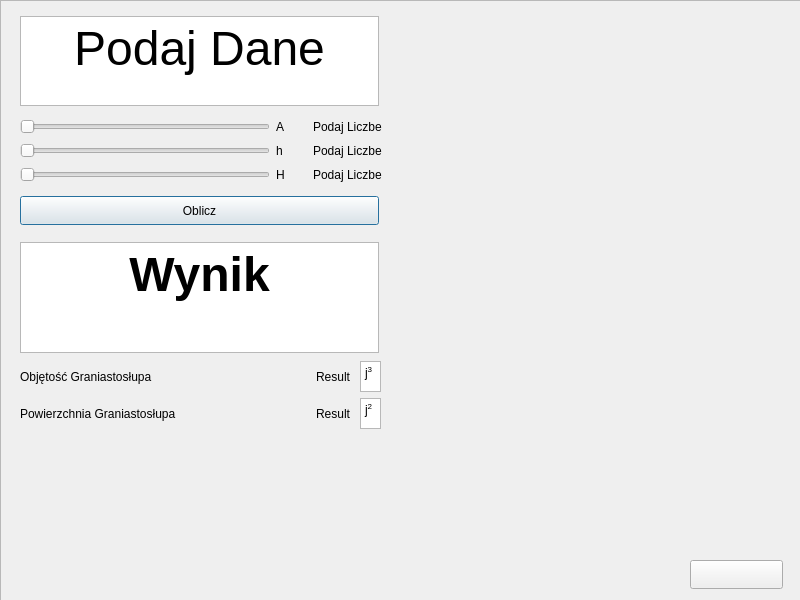
<?xml version="1.0" encoding="UTF-8"?>
<ui version="4.0">
 <class>PyramidPentagon</class>
 <widget class="QDialog" name="PyramidPentagon">
  <property name="geometry">
   <rect>
    <x>0</x>
    <y>0</y>
    <width>800</width>
    <height>600</height>
   </rect>
  </property>
  <property name="windowTitle">
   <string>Dialog</string>
  </property>
  <widget class="QWidget" name="layoutWidget">
   <property name="geometry">
    <rect>
     <x>20</x>
     <y>240</y>
     <width>361</width>
     <height>191</height>
    </rect>
   </property>
   <layout class="QVBoxLayout" name="verticalLayout_3">
    <item>
     <widget class="QTextBrowser" name="textBrowser_2">
      <property name="minimumSize">
       <size>
        <width>359</width>
        <height>111</height>
       </size>
      </property>
      <property name="maximumSize">
       <size>
        <width>359</width>
        <height>111</height>
       </size>
      </property>
      <property name="html">
       <string>&lt;!DOCTYPE HTML PUBLIC &quot;-//W3C//DTD HTML 4.0//EN&quot; &quot;http://www.w3.org/TR/REC-html40/strict.dtd&quot;&gt;
&lt;html&gt;&lt;head&gt;&lt;meta name=&quot;qrichtext&quot; content=&quot;1&quot; /&gt;&lt;meta charset=&quot;utf-8&quot; /&gt;&lt;style type=&quot;text/css&quot;&gt;
p, li { white-space: pre-wrap; }
hr { height: 1px; border-width: 0; }
li.unchecked::marker { content: &quot;\2610&quot;; }
li.checked::marker { content: &quot;\2612&quot;; }
&lt;/style&gt;&lt;/head&gt;&lt;body style=&quot; font-family:'Segoe UI'; font-size:9pt; font-weight:400; font-style:normal;&quot;&gt;
&lt;p align=&quot;center&quot; style=&quot; margin-top:0px; margin-bottom:0px; margin-left:0px; margin-right:0px; -qt-block-indent:0; text-indent:0px;&quot;&gt;&lt;span style=&quot; font-size:36pt; font-weight:700;&quot;&gt;Wynik&lt;/span&gt;&lt;/p&gt;&lt;/body&gt;&lt;/html&gt;</string>
      </property>
     </widget>
    </item>
    <item>
     <layout class="QGridLayout" name="gridLayout_6">
      <item row="0" column="0">
       <widget class="QLabel" name="label_5">
        <property name="minimumSize">
         <size>
          <width>188</width>
          <height>31</height>
         </size>
        </property>
        <property name="maximumSize">
         <size>
          <width>188</width>
          <height>31</height>
         </size>
        </property>
        <property name="text">
         <string>Objętość Graniastosłupa</string>
        </property>
       </widget>
      </item>
      <item row="0" column="1">
       <spacer name="horizontalSpacer">
        <property name="minimumSize">
         <size>
          <width>68</width>
          <height>31</height>
         </size>
        </property>
        <property name="maximumSize">
         <size>
          <width>68</width>
          <height>31</height>
         </size>
        </property>
        <property name="orientation">
         <enum>Qt::Horizontal</enum>
        </property>
        <property name="sizeHint" stdset="0">
         <size>
          <width>40</width>
          <height>20</height>
         </size>
        </property>
       </spacer>
      </item>
      <item row="0" column="2">
       <widget class="QLabel" name="labelOb">
        <property name="text">
         <string>Result</string>
        </property>
       </widget>
      </item>
      <item row="0" column="3">
       <widget class="QTextBrowser" name="textBrowser_4">
        <property name="minimumSize">
         <size>
          <width>21</width>
          <height>31</height>
         </size>
        </property>
        <property name="maximumSize">
         <size>
          <width>21</width>
          <height>31</height>
         </size>
        </property>
        <property name="html">
         <string>&lt;!DOCTYPE HTML PUBLIC &quot;-//W3C//DTD HTML 4.0//EN&quot; &quot;http://www.w3.org/TR/REC-html40/strict.dtd&quot;&gt;
&lt;html&gt;&lt;head&gt;&lt;meta name=&quot;qrichtext&quot; content=&quot;1&quot; /&gt;&lt;meta charset=&quot;utf-8&quot; /&gt;&lt;style type=&quot;text/css&quot;&gt;
p, li { white-space: pre-wrap; }
hr { height: 1px; border-width: 0; }
li.unchecked::marker { content: &quot;\2610&quot;; }
li.checked::marker { content: &quot;\2612&quot;; }
&lt;/style&gt;&lt;/head&gt;&lt;body style=&quot; font-family:'Segoe UI'; font-size:9pt; font-weight:400; font-style:normal;&quot;&gt;
&lt;p style=&quot; margin-top:0px; margin-bottom:0px; margin-left:0px; margin-right:0px; -qt-block-indent:0; text-indent:0px;&quot;&gt;j&lt;span style=&quot; vertical-align:super;&quot;&gt;3&lt;/span&gt;&lt;/p&gt;&lt;/body&gt;&lt;/html&gt;</string>
        </property>
       </widget>
      </item>
      <item row="1" column="0">
       <widget class="QLabel" name="label_6">
        <property name="minimumSize">
         <size>
          <width>188</width>
          <height>31</height>
         </size>
        </property>
        <property name="maximumSize">
         <size>
          <width>188</width>
          <height>31</height>
         </size>
        </property>
        <property name="text">
         <string>Powierzchnia Graniastosłupa</string>
        </property>
       </widget>
      </item>
      <item row="1" column="1">
       <spacer name="horizontalSpacer_2">
        <property name="minimumSize">
         <size>
          <width>68</width>
          <height>31</height>
         </size>
        </property>
        <property name="maximumSize">
         <size>
          <width>68</width>
          <height>31</height>
         </size>
        </property>
        <property name="orientation">
         <enum>Qt::Horizontal</enum>
        </property>
        <property name="sizeHint" stdset="0">
         <size>
          <width>40</width>
          <height>20</height>
         </size>
        </property>
       </spacer>
      </item>
      <item row="1" column="2">
       <widget class="QLabel" name="labelPole">
        <property name="text">
         <string>Result </string>
        </property>
       </widget>
      </item>
      <item row="1" column="3">
       <widget class="QTextBrowser" name="textBrowser_3">
        <property name="minimumSize">
         <size>
          <width>21</width>
          <height>31</height>
         </size>
        </property>
        <property name="maximumSize">
         <size>
          <width>21</width>
          <height>31</height>
         </size>
        </property>
        <property name="html">
         <string>&lt;!DOCTYPE HTML PUBLIC &quot;-//W3C//DTD HTML 4.0//EN&quot; &quot;http://www.w3.org/TR/REC-html40/strict.dtd&quot;&gt;
&lt;html&gt;&lt;head&gt;&lt;meta name=&quot;qrichtext&quot; content=&quot;1&quot; /&gt;&lt;meta charset=&quot;utf-8&quot; /&gt;&lt;style type=&quot;text/css&quot;&gt;
p, li { white-space: pre-wrap; }
hr { height: 1px; border-width: 0; }
li.unchecked::marker { content: &quot;\2610&quot;; }
li.checked::marker { content: &quot;\2612&quot;; }
&lt;/style&gt;&lt;/head&gt;&lt;body style=&quot; font-family:'Segoe UI'; font-size:9pt; font-weight:400; font-style:normal;&quot;&gt;
&lt;p style=&quot; margin-top:0px; margin-bottom:0px; margin-left:0px; margin-right:0px; -qt-block-indent:0; text-indent:0px;&quot;&gt;j&lt;span style=&quot; vertical-align:super;&quot;&gt;2&lt;/span&gt;&lt;/p&gt;&lt;/body&gt;&lt;/html&gt;</string>
        </property>
       </widget>
      </item>
     </layout>
    </item>
   </layout>
  </widget>
  <widget class="QWidget" name="layoutWidget_2">
   <property name="geometry">
    <rect>
     <x>20</x>
     <y>10</y>
     <width>362</width>
     <height>221</height>
    </rect>
   </property>
   <layout class="QVBoxLayout" name="verticalLayout_2">
    <item>
     <widget class="QTextBrowser" name="textBrowser">
      <property name="minimumSize">
       <size>
        <width>359</width>
        <height>90</height>
       </size>
      </property>
      <property name="maximumSize">
       <size>
        <width>359</width>
        <height>90</height>
       </size>
      </property>
      <property name="html">
       <string>&lt;!DOCTYPE HTML PUBLIC &quot;-//W3C//DTD HTML 4.0//EN&quot; &quot;http://www.w3.org/TR/REC-html40/strict.dtd&quot;&gt;
&lt;html&gt;&lt;head&gt;&lt;meta name=&quot;qrichtext&quot; content=&quot;1&quot; /&gt;&lt;meta charset=&quot;utf-8&quot; /&gt;&lt;style type=&quot;text/css&quot;&gt;
p, li { white-space: pre-wrap; }
hr { height: 1px; border-width: 0; }
li.unchecked::marker { content: &quot;\2610&quot;; }
li.checked::marker { content: &quot;\2612&quot;; }
&lt;/style&gt;&lt;/head&gt;&lt;body style=&quot; font-family:'Segoe UI'; font-size:9pt; font-weight:400; font-style:normal;&quot;&gt;
&lt;p align=&quot;center&quot; style=&quot; margin-top:0px; margin-bottom:0px; margin-left:0px; margin-right:0px; -qt-block-indent:0; text-indent:0px;&quot;&gt;&lt;span style=&quot; font-size:36pt;&quot;&gt;Podaj Dane&lt;/span&gt;&lt;/p&gt;&lt;/body&gt;&lt;/html&gt;</string>
      </property>
     </widget>
    </item>
    <item>
     <layout class="QGridLayout" name="gridLayout_2">
      <item row="0" column="2">
       <widget class="QLabel" name="label_a_value">
        <property name="text">
         <string>Podaj Liczbe</string>
        </property>
       </widget>
      </item>
      <item row="1" column="1">
       <widget class="QLabel" name="label_3">
        <property name="text">
         <string>h</string>
        </property>
       </widget>
      </item>
      <item row="2" column="1">
       <widget class="QLabel" name="label_4">
        <property name="text">
         <string>H</string>
        </property>
       </widget>
      </item>
      <item row="2" column="0">
       <widget class="QSlider" name="SliderH">
        <property name="minimumSize">
         <size>
          <width>250</width>
          <height>18</height>
         </size>
        </property>
        <property name="maximumSize">
         <size>
          <width>250</width>
          <height>18</height>
         </size>
        </property>
        <property name="minimum">
         <number>0</number>
        </property>
        <property name="maximum">
         <number>100</number>
        </property>
        <property name="orientation">
         <enum>Qt::Horizontal</enum>
        </property>
       </widget>
      </item>
      <item row="0" column="1">
       <widget class="QLabel" name="label_2">
        <property name="text">
         <string>A</string>
        </property>
       </widget>
      </item>
      <item row="0" column="0">
       <widget class="QSlider" name="SliderA">
        <property name="minimumSize">
         <size>
          <width>250</width>
          <height>18</height>
         </size>
        </property>
        <property name="maximumSize">
         <size>
          <width>250</width>
          <height>18</height>
         </size>
        </property>
        <property name="minimum">
         <number>0</number>
        </property>
        <property name="maximum">
         <number>100</number>
        </property>
        <property name="orientation">
         <enum>Qt::Horizontal</enum>
        </property>
       </widget>
      </item>
      <item row="1" column="2">
       <widget class="QLabel" name="label_h_value">
        <property name="text">
         <string>Podaj Liczbe</string>
        </property>
       </widget>
      </item>
      <item row="2" column="2">
       <widget class="QLabel" name="label_H_value">
        <property name="text">
         <string>Podaj Liczbe</string>
        </property>
       </widget>
      </item>
      <item row="1" column="0">
       <widget class="QSlider" name="Sliderh">
        <property name="minimumSize">
         <size>
          <width>250</width>
          <height>18</height>
         </size>
        </property>
        <property name="maximumSize">
         <size>
          <width>250</width>
          <height>18</height>
         </size>
        </property>
        <property name="minimum">
         <number>0</number>
        </property>
        <property name="maximum">
         <number>100</number>
        </property>
        <property name="orientation">
         <enum>Qt::Horizontal</enum>
        </property>
       </widget>
      </item>
     </layout>
    </item>
    <item>
     <widget class="QPushButton" name="pushButton">
      <property name="minimumSize">
       <size>
        <width>359</width>
        <height>29</height>
       </size>
      </property>
      <property name="maximumSize">
       <size>
        <width>359</width>
        <height>29</height>
       </size>
      </property>
      <property name="text">
       <string>Oblicz</string>
      </property>
     </widget>
    </item>
   </layout>
  </widget>
  <widget class="QPushButton" name="pushButton_2">
   <property name="geometry">
    <rect>
     <x>690</x>
     <y>560</y>
     <width>93</width>
     <height>29</height>
    </rect>
   </property>
   <property name="styleSheet">
    <string notr="true">image: url(:/image/grafika/back.png);</string>
   </property>
   <property name="text">
    <string/>
   </property>
  </widget>
  <widget class="QFrame" name="frame">
   <property name="geometry">
    <rect>
     <x>0</x>
     <y>0</y>
     <width>801</width>
     <height>601</height>
    </rect>
   </property>
   <property name="styleSheet">
    <string notr="true">image: url(:/image/grafika/backgraund.png);</string>
   </property>
   <property name="frameShape">
    <enum>QFrame::StyledPanel</enum>
   </property>
   <property name="frameShadow">
    <enum>QFrame::Raised</enum>
   </property>
  </widget>
  <zorder>frame</zorder>
  <zorder>layoutWidget</zorder>
  <zorder>layoutWidget_2</zorder>
  <zorder>pushButton_2</zorder>
 </widget>
 <resources/>
 <connections/>
</ui>
